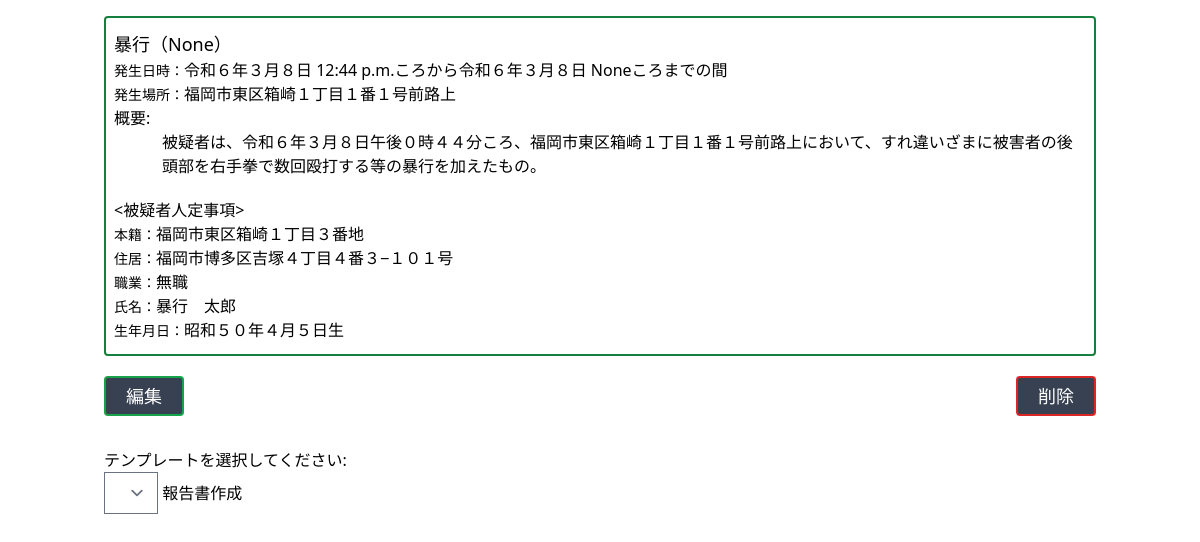
Page /crime/1 on the committed database.
### wordapp/models.py (models this page shows, shortened)
class Crime(models.Model):
    division = models.ForeignKey(Division, related_name="crimes", on_delete=models.CASCADE)
    crime_name = models.CharField(max_length=100)
    crime_name_second = models.CharField(max_length=100, null=True, blank=True)
    crime_start_date = models.CharField(max_length=100, null=True)
    crime_start_time = models.TimeField(null=True, blank=True)
    crime_end_date = models.CharField(max_length=100, null=True)
    crime_end_time = models.TimeField(null=True, blank=True)
    crime_place = models.CharField(max_length=100, null=True)
    crime_fact = models.TextField(null=True)
    suspect_honseki = models.CharField(max_length=100, null=True, blank=True)
    suspect_address = models.CharField(max_length=100, null=True, blank=True)
    suspect_job = models.CharField(max_length=100, null=True, blank=True)
    suspect_name = models.CharField(max_length=100, null=True, blank=True)
    suspect_birthday = models.CharField(max_length=100,null=True)

### wordapp/views.py (the view)
# urls.py: path('crime/<int:pk>', CrimeDetailView.as_view(), name='crime_detail'),
class CrimeDetailView(DetailView):
    model = Crime
    template_name = 'crime_detail.html'

### templates/crime_detail.html (shortened to what this page needs)
{% extends 'base.html' %}
{% block content %}
    <div class="container m-auto p-4">
        <div class="detail border-2 rounded border-green-700 py-3 px-2">
            <h2 class="text-lg">{{ object.crime_name }}（{{ object.crime_name_second }}）</h2>
            <p><span class="text-sm">発生日時：</span>{{ object.crime_start_date }} {{ object.crime_start_time }}ころから{{ object.crime_end_date }} {{ object.crime_end_time }}ころまでの間</p>
            <p><span class="text-sm">発生場所：</span>{{ object.crime_place }}</p>
            <h4>概要:</h4>
            <p class="ml-12 mb-5">{{ object.crime_fact }}</p>
            <h3><被疑者人定事項></h3>
            <p><span class="text-sm">本籍：</span>{{ object.suspect_honseki }}</p>
            <p><span class="text-sm">住居：</span>{{ object.suspect_address }}</p>
            <p><span class="text-sm">職業：</span>{{ object.suspect_job }}</p>
            <p><span class="text-sm">氏名：</span>{{ object.suspect_name }}</p>
            <p><span class="text-sm">生年月日：</span>{{ object.suspect_birthday }}</p>
        </div>
        <div class="flex items-center justify-between mb-8">
            <button class="hover:text-green-400 text-white border-2 border-green-600 rounded py-1 px-5 text-lg mt-5 bg-gray-700"><a href="{% url 'crime_update' pk=crime.id %}">編集</a></button>
            <form action="{% url 'crime_delete' pk=crime.id %}" method="post" onsubmit="return confirm('本当に削除しますか？');">
                <input type="submit" value="削除" class="text-lg border-2 border-red-600 rounded  hover:text-red-500 bg-gray-700 text-white py-1 px-5 mt-5">
            </form>
        </div>
        <form method="post" action="">
            <div>
                <label for="template">テンプレートを選択してください:</label>
            </div>
            <select name="template" id="template">
            </select>
            <input type="submit" value="報告書作成">
        </form>
    </div>
{% endblock content %}

### rows in the picture
Crime: crime_name "暴行", crime_name_second "None", crime_start_date "令和６年３月８日", crime_start_time "12:44 p.m.", crime_end_date "令和６年３月８日", crime_end_time "None", crime_place "福岡市東区箱崎１丁目１番１号前路上", crime_fact "被疑者は、令和６年３月８日午後０時４４分ころ、福岡市東区箱崎１丁目１番１号前路上において、すれ違いざまに被害者の後頭部を右手拳で数回殴打する等の暴行を加えたもの。", suspect_honseki "福岡市東区箱崎１丁目３番地", suspect_address "福岡市博多区吉塚４丁目４番３−１０１号", suspect_job "無職", suspect_name "暴行 太郎", suspect_birthday "昭和５０年４月５日生"
